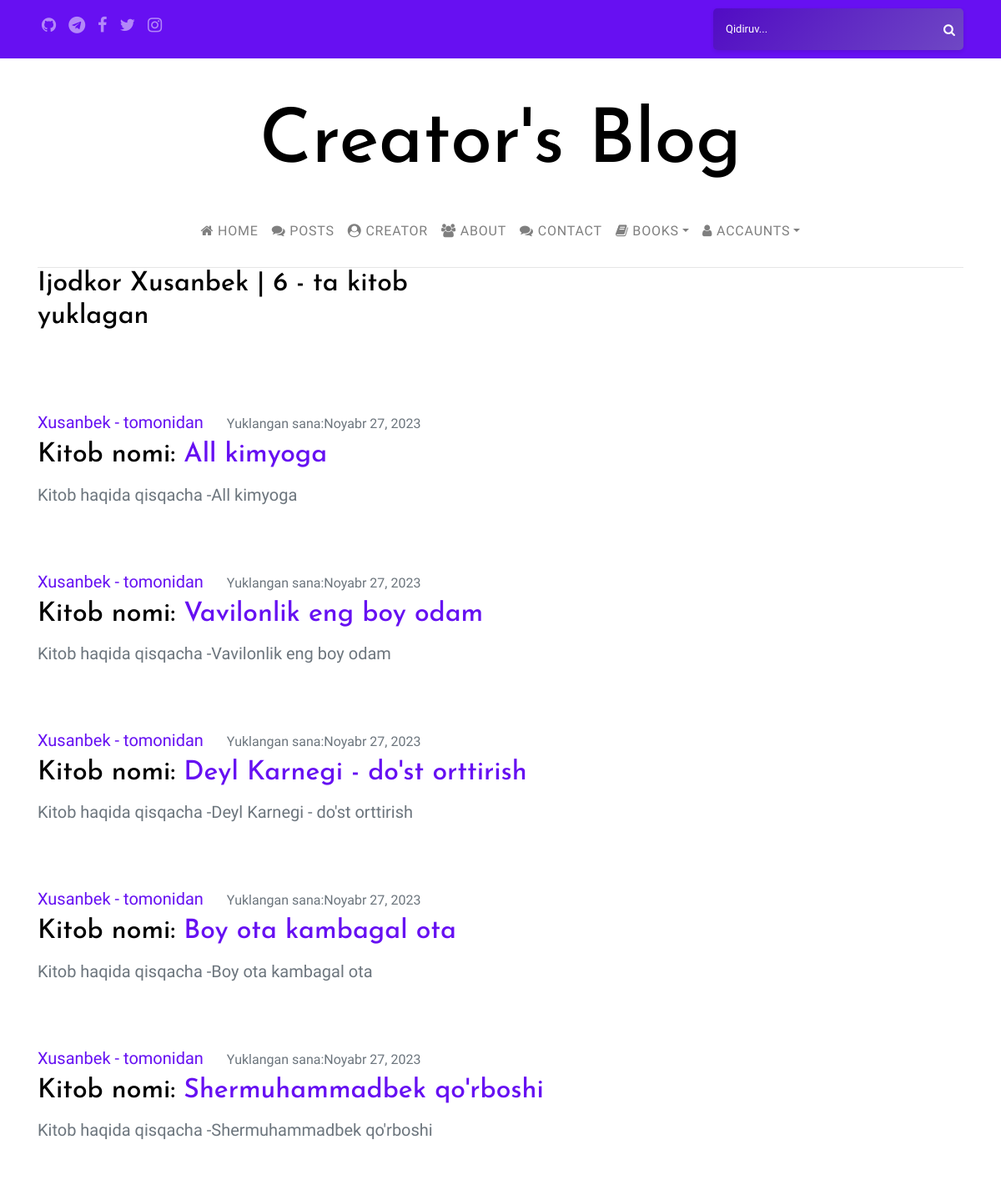
The app's page /darslik/user/Xusanbek (upper part), older data.
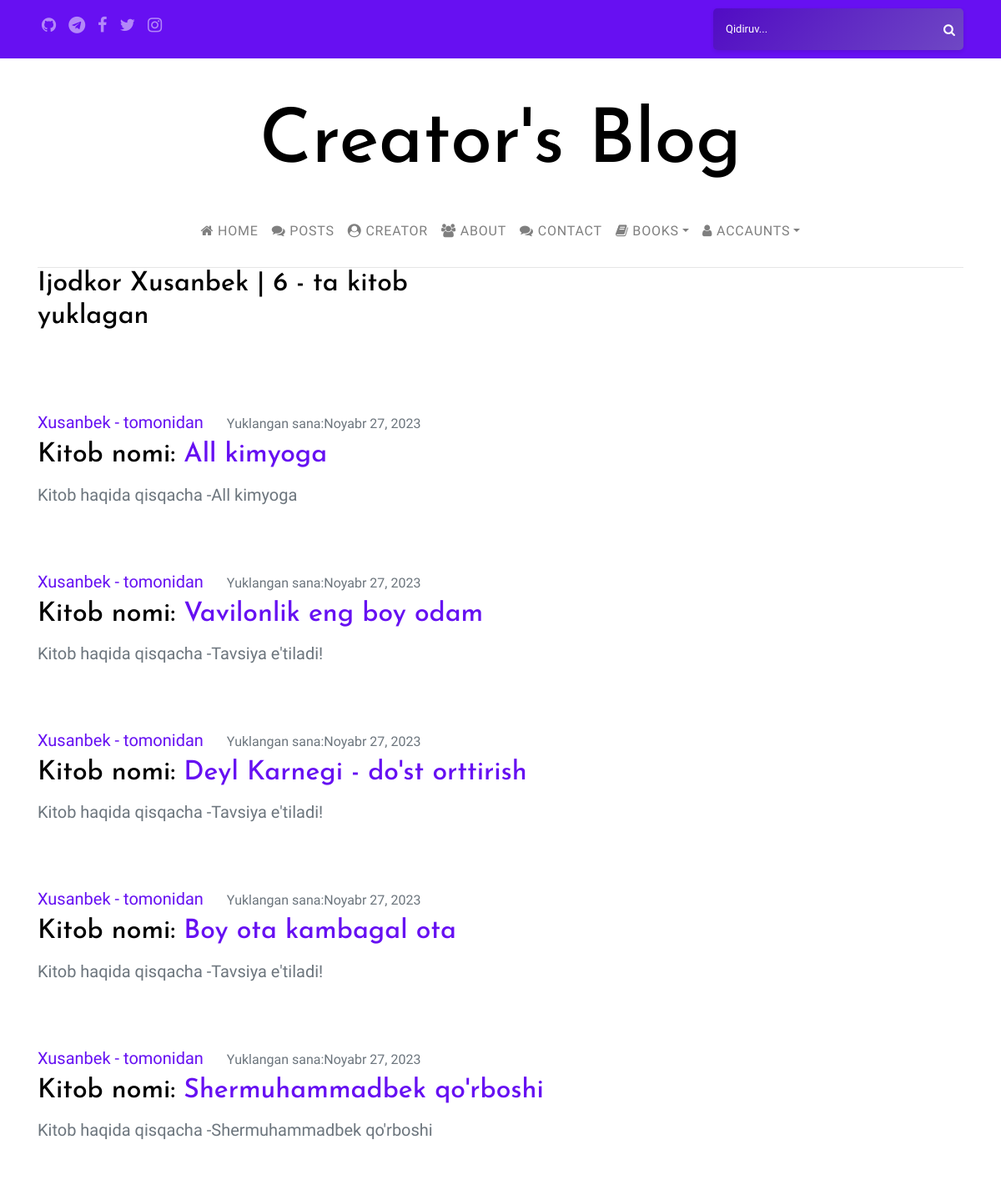
The same page, newer data.
### blog/models.py (models this page shows, shortened)
class Post(models.Model):
    title = models.CharField(max_length=100)
    file = models.FileField(null=True, blank=True, upload_to='icreative')
    content = models.TextField()
    date_posted = models.DateTimeField(default=timezone.now)
    author = models.ForeignKey(User, on_delete=models.CASCADE, related_name='posts')

### blog/views.py (the view)
# urls.py: path('user/<str:username>', UserPostListView.as_view(), name='user-posts'),
class UserPostListView(ListView):
    model = Post
    template_name = 'blog/user_posts.html'  # <app>/<model>_<viewtype>.html
    context_object_name = 'posts'
    paginate_by = 10
    def get_queryset(self):
        user = get_object_or_404(User, username=self.kwargs.get('username'))
        return Post.objects.filter(author=user).order_by('-date_posted')

### blog/templates/blog/user_posts.html (shortened to what this page needs)
{% extends "partials/_base.html" %} {% block content %} {% load static %}
<div class="container">
    <div class="row mb-4">
        <div class="col-md-6">
            <h2 class="mb-3">Ijodkor {{ view.kwargs.username }} | {{ page_obj.paginator.count }} - ta kitob yuklagan</h2>
        </div>
    </div>
    {% for post in posts %}
    <section class="site-section pt-5 pb-5">
        <article class="media content-section">
            <div class="media-body">
                <div class="article-metadata">
                    <a class="mr-2" href="{% url 'user-posts' post.author.username %}">{{ post.author }} - tomonidan</a>
                    <small class="col-md-12">Yuklangan sana:{{ post.date_posted|date:"F d, Y" }}</small>
                </div>
                <h2>Kitob nomi: <a class="article-title" href="{% url 'post-detail' post.id %}"> {{ post.title }}</a></h2>
                <p class="article-content">Kitob haqida qisqacha -{{ post.content }}</p>
            </div>
        </article>
        {% endfor %}  {% endblock content %}

Row changes from the older to the newer data that the page shows:
changed Post "Vavilonlik eng boy odam": content "Vavilonlik eng boy odam" → "Tavsiya e'tiladi!"
changed Post "Deyl Karnegi - do'st orttirish": content "Deyl Karnegi - do'st orttirish" → "Tavsiya e'tiladi!"
changed Post "Boy ota kambagal ota": content "Boy ota kambagal ota" → "Tavsiya e'tiladi!"
